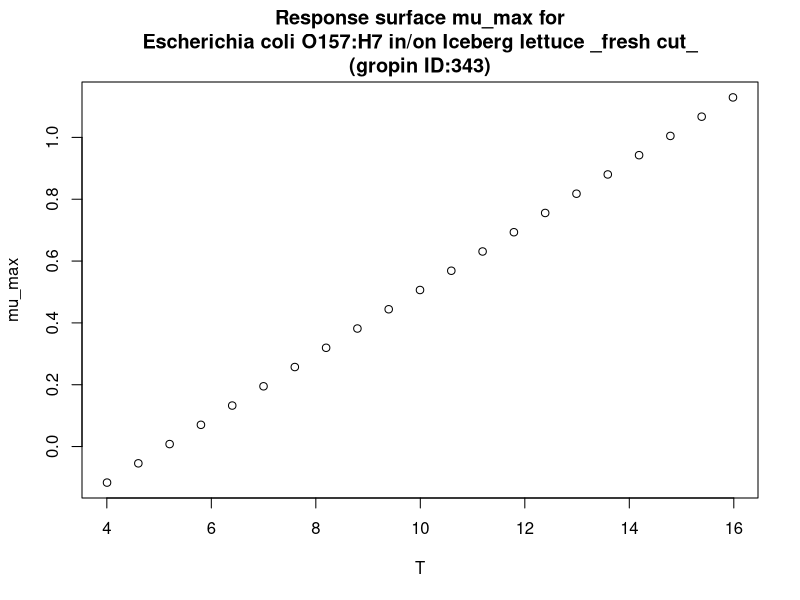

Write R code to recreate this figure.
#############################
# start of Parameter script
#############################
T <- seq(4.004,15.984015984016,length.out=21)
#############################
# end of Parameter script
#############################
############################# 
# start of Model script Gropin ID 343 
#############################
 
# constant coefficients for this model
 
variables <- data.frame(T)
argumentsPar <- expand.grid(variables)
 
# heart of the model
response_surface <- function(T) {
   mumax <-0.104*(T-5.125)

return(mumax=mumax)
} 

# output parameters
mumax <- cbind(argumentsPar,response_surface(argumentsPar['T']))
colnames(mumax) <- c(colnames(argumentsPar),'mumax')
#############################
# End of Model script
#############################
############################# 
# start of Visualisation script Gropin ID 343 
#############################
plot(T,mumax$mumax,
                          xlab='T',
                          ylab='mu_max',main='Response surface mu_max for
Escherichia coli O157:H7 in/on Iceberg lettuce _fresh cut_
(gropin ID:343)')
#############################
# End of Visualisation script
#############################
